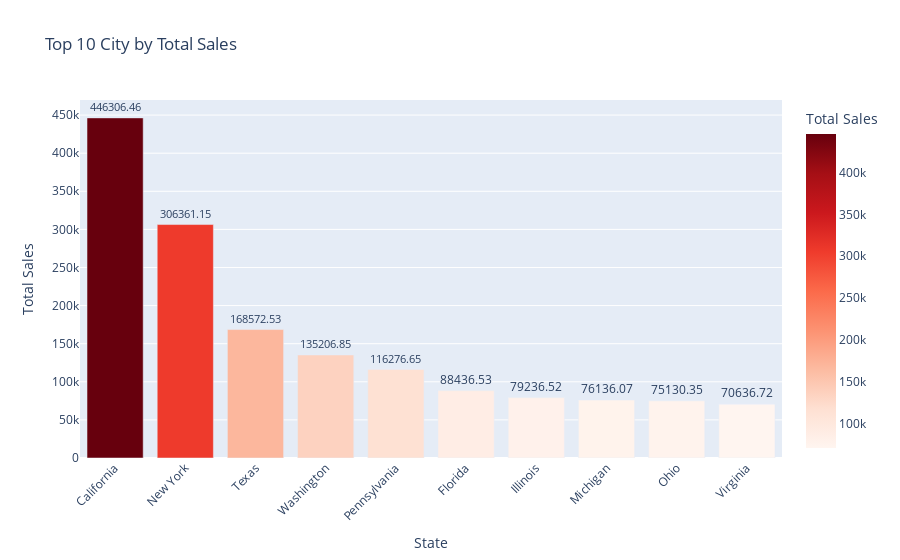

The code cell stored with this chart in its notebook:
### Code cell
df_city_top10_sales = df.groupby('City')['Sales'].sum().sort_values(ascending=False).head(10).reset_index()

# Create an interactive bar chart
fig = px.bar(df_state_top10_sales, x='State', y='Sales', 
             title='Top 10 City by Total Sales', 
             labels={'Sales': 'Total Sales'},
             text='Sales', 
             color='Sales', 
             color_continuous_scale='Reds'
             )

fig.update_traces(texttemplate='%{text:.2f}', 
                  textposition='outside')

fig.update_layout(xaxis_title='State', 
                  yaxis_title='Total Sales', 
                  xaxis_tickangle=-45)
fig.show()

### Figure 1 — Plotly figure (JSON) as saved in the notebook; plotly's stock layout.template omitted (floating-point values rounded to 4 significant figures)
{"data": [{"alignmentgroup": "True", "hovertemplate": "State=%{x}<br>Total Sales=%{marker.color}<extra></extra>", "legendgroup": "", "marker": {"color": [446300.0, 306400.0, 168600.0, 135200.0, 116300.0, 88440.0, 79240.0, 76140.0, 75130.0, 70640.0], "coloraxis": "coloraxis", "pattern": {"shape": ""}}, "name": "", "offsetgroup": "", "orientation": "v", "showlegend": false, "text": [446300.0, 306400.0, 168600.0, 135200.0, 116300.0, 88440.0, 79240.0, 76140.0, 75130.0, 70640.0], "textposition": "outside", "texttemplate": "%{text:.2f}", "type": "bar", "x": ["California", "New York", "Texas", "Washington", "Pennsylvania", "Florida", "Illinois", "Michigan", "Ohio", "Virginia"], "xaxis": "x", "y": [446300.0, 306400.0, 168600.0, 135200.0, 116300.0, 88440.0, 79240.0, 76140.0, 75130.0, 70640.0], "yaxis": "y"}], "layout": {"barmode": "relative", "coloraxis": {"colorbar": {"title": {"text": "Total Sales"}}, "colorscale": [[0, "rgb(255,245,240)"], [0.125, "rgb(254,224,210)"], [0.25, "rgb(252,187,161)"], [0.375, "rgb(252,146,114)"], [0.5, "rgb(251,106,74)"], [0.625, "rgb(239,59,44)"], [0.75, "rgb(203,24,29)"], [0.875, "rgb(165,15,21)"], [1, "rgb(103,0,13)"]]}, "legend": {"tracegroupgap": 0}, "title": {"text": "Top 10 City by Total Sales"}, "xaxis": {"anchor": "y", "domain": [0, 1], "tickangle": -45, "title": {"text": "State"}}, "yaxis": {"anchor": "x", "domain": [0, 1], "title": {"text": "Total Sales"}}}}
